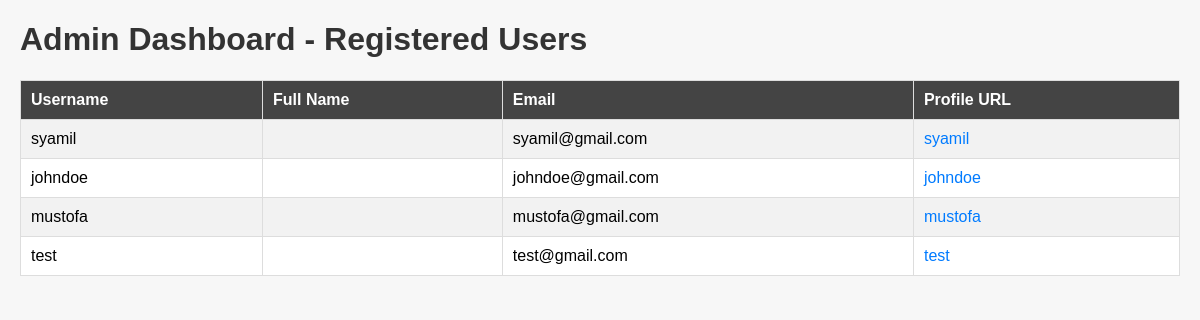
Page /dashboard/ (signed in) on the earlier database version.
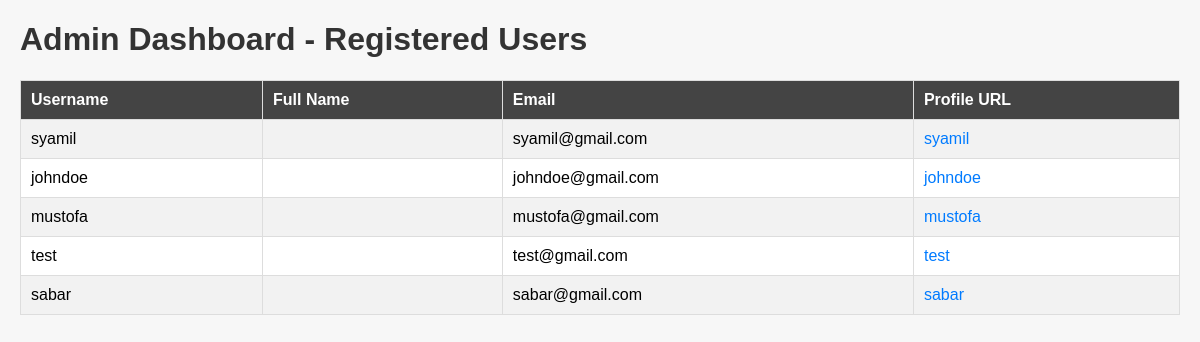
Same page on the later database version.
### cards/models.py (models this page shows, shortened)
class UserProfile(models.Model):
    user = models.OneToOneField(User, on_delete=models.CASCADE)
    full_name = models.CharField(max_length=100)
    job_title = models.CharField(max_length=100, blank=True)
    company = models.CharField(max_length=100, blank=True)
    phone = models.CharField(max_length=20, blank=True)
    website = models.URLField(blank=True)
    profile_url = models.SlugField(unique=True, blank=True)  # unique link

### cards/views.py (the view)
# urls.py: path("dashboard/", views.admin_dashboard, name="admin_dashboard"),
@staff_member_required
def admin_dashboard(request):
    users = UserProfile.objects.all()
    return render(request, "cards/admin_dashboard.html", {"users": users})

### cards/templates/cards/admin_dashboard.html (shortened to what this page needs)
<!DOCTYPE html>
<html>
<head>
</head>
<body>
  <h1>Admin Dashboard - Registered Users</h1>
  <table>
    <tr>
      <th>Username</th>
      <th>Full Name</th>
      <th>Email</th>
      <th>Profile URL</th>
    </tr>
    {% for user in users %}
    <tr>
      <td>{{ user.user.username }}</td>
      <td>{{ user.full_name }}</td>
      <td>{{ user.user.email }}</td>
      <td><a href="{% url 'profile' profile_url=user.profile_url %}" target="_blank">{{ user.profile_url }}</a></td>
    </tr>
    {% endfor %}
  </table>
</body>
</html>

Differences in the rows shown:
added UserProfile: user.username "sabar", user.email "sabar@gmail.com", profile_url "sabar"
